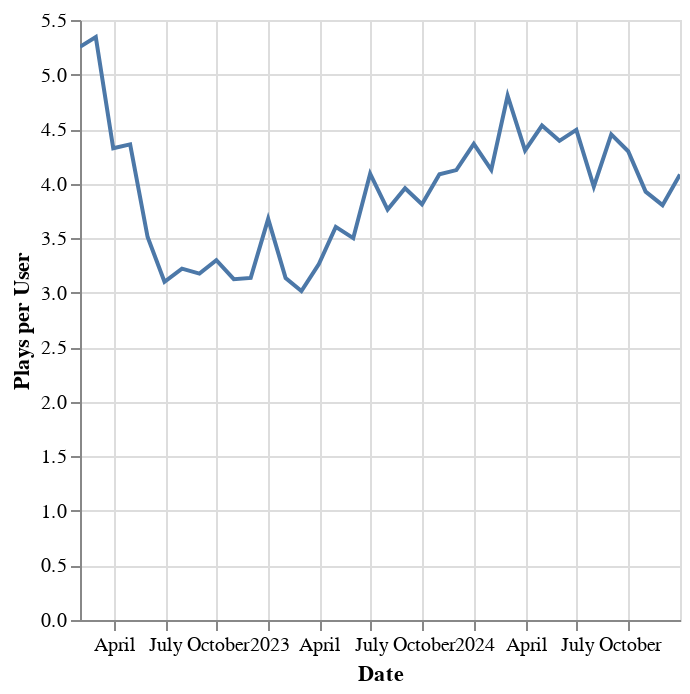

Notebook code cell kept with this figure:
### Code cell
df.plot.line(x='Date', y='Plays per User')

### Figure 1 — Vega-Lite specification as saved in the notebook (floating-point values rounded to 4 significant figures)
{"config": {"view": {"continuousWidth": 300, "continuousHeight": 300}}, "data": {"name": "data-bd53f98ee5fb515b6e9bdcfacdf073e2"}, "mark": {"type": "line", "tooltip": true}, "encoding": {"x": {"field": "Date", "type": "temporal"}, "y": {"field": "Plays per User", "type": "quantitative"}}, "params": [{"name": "param_3", "select": {"type": "interval", "encodings": ["x", "y"]}, "bind": "scales"}], "$schema": "https://vega.github.io/schema/vega-lite/v5.20.1.json", "datasets": {"data-bd53f98ee5fb515b6e9bdcfacdf073e2": [{"Date": "2024-12-31T00:00:00", "Number of Plays": 3488, "Distinct Users": 854, "Plays per User": 4.084}, {"Date": "2024-11-30T00:00:00", "Number of Plays": 3392, "Distinct Users": 892, "Plays per User": 3.803}, {"Date": "2024-10-31T00:00:00", "Number of Plays": 2788, "Distinct Users": 710, "Plays per User": 3.927}, {"Date": "2024-09-30T00:00:00", "Number of Plays": 2488, "Distinct Users": 579, "Plays per User": 4.297}, {"Date": "2024-08-31T00:00:00", "Number of Plays": 2996, "Distinct Users": 673, "Plays per User": 4.452}, {"Date": "2024-07-31T00:00:00", "Number of Plays": 2399, "Distinct Users": 604, "Plays per User": 3.972}, {"Date": "2024-06-30T00:00:00", "Number of Plays": 2768, "Distinct Users": 616, "Plays per User": 4.494}, {"Date": "2024-05-31T00:00:00", "Number of Plays": 3088, "Distinct Users": 703, "Plays per User": 4.393}, {"Date": "2024-04-30T00:00:00", "Number of Plays": 2955, "Distinct Users": 652, "Plays per User": 4.532}, {"Date": "2024-03-31T00:00:00", "Number of Plays": 3172, "Distinct Users": 737, "Plays per User": 4.304}, {"Date": "2024-02-29T00:00:00", "Number of Plays": 3220, "Distinct Users": 670, "Plays per User": 4.806}, {"Date": "2024-01-31T00:00:00", "Number of Plays": 2682, "Distinct Users": 650, "Plays per User": 4.126}, {"Date": "2023-12-31T00:00:00", "Number of Plays": 2374, "Distinct Users": 544, "Plays per User": 4.364}, {"Date": "2023-11-30T00:00:00", "Number of Plays": 2392, "Distinct Users": 580, "Plays per User": 4.124}, {"Date": "2023-10-31T00:00:00", "Number of Plays": 2537, "Distinct Users": 621, "Plays per User": 4.085}, {"Date": "2023-09-30T00:00:00", "Number of Plays": 2001, "Distinct Users": 525, "Plays per User": 3.811}, {"Date": "2023-08-31T00:00:00", "Number of Plays": 2046, "Distinct Users": 517, "Plays per User": 3.957}, {"Date": "2023-07-31T00:00:00", "Number of Plays": 2084, "Distinct Users": 554, "Plays per User": 3.762}, {"Date": "2023-06-30T00:00:00", "Number of Plays": 1935, "Distinct Users": 473, "Plays per User": 4.091}, {"Date": "2023-05-31T00:00:00", "Number of Plays": 1687, "Distinct Users": 482, "Plays per User": 3.5}, {"Date": "2023-04-30T00:00:00", "Number of Plays": 1589, "Distinct Users": 441, "Plays per User": 3.603}, {"Date": "2023-03-31T00:00:00", "Number of Plays": 1615, "Distinct Users": 495, "Plays per User": 3.263}, {"Date": "2023-02-28T00:00:00", "Number of Plays": 1242, "Distinct Users": 412, "Plays per User": 3.015}, {"Date": "2023-01-31T00:00:00", "Number of Plays": 1385, "Distinct Users": 442, "Plays per User": 3.133}, {"Date": "2022-12-31T00:00:00", "Number of Plays": 1140, "Distinct Users": 310, "Plays per User": 3.677}, {"Date": "2022-11-30T00:00:00", "Number of Plays": 1063, "Distinct Users": 339, "Plays per User": 3.136}, {"Date": "2022-10-31T00:00:00", "Number of Plays": 1387, "Distinct Users": 444, "Plays per User": 3.124}, {"Date": "2022-09-30T00:00:00", "Number of Plays": 1184, "Distinct Users": 359, "Plays per User": 3.298}, {"Date": "2022-08-31T00:00:00", "Number of Plays": 1124, "Distinct Users": 354, "Plays per User": 3.175}, {"Date": "2022-07-31T00:00:00", "Number of Plays": 1330, "Distinct Users": 413, "Plays per User": 3.22}, {"Date": "2022-06-30T00:00:00", "Number of Plays": 558, "Distinct Users": 180, "Plays per User": 3.1}, {"Date": "2022-05-31T00:00:00", "Number of Plays": 337, "Distinct Users": 96, "Plays per User": 3.51}, {"Date": "2022-04-30T00:00:00", "Number of Plays": 327, "Distinct Users": 75, "Plays per User": 4.36}, {"Date": "2022-03-31T00:00:00", "Number of Plays": 320, "Distinct Users": 74, "Plays per User": 4.324}, {"Date": "2022-02-28T00:00:00", "Number of Plays": 342, "Distinct Users": 64, "Plays per User": 5.344}, {"Date": "2022-01-31T00:00:00", "Number of Plays": 331, "Distinct Users": 63, "Plays per User": 5.254}]}}
